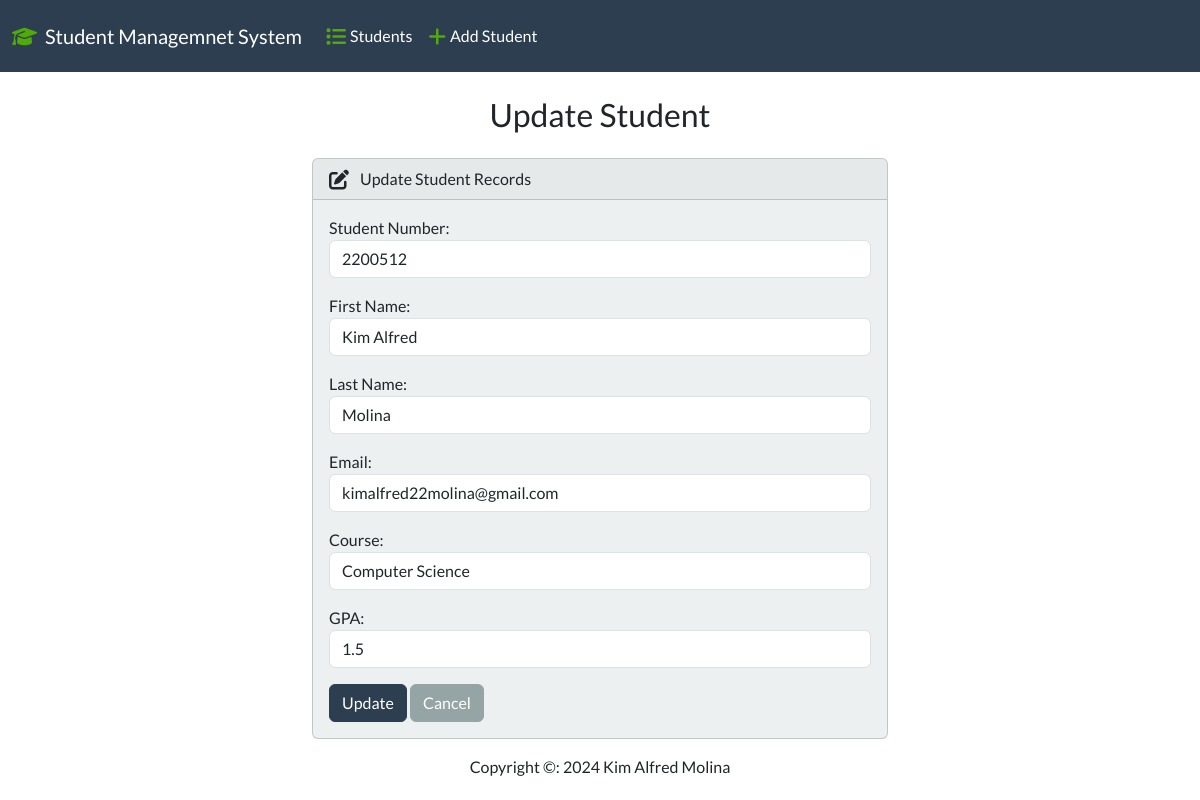
The app's page /edit/1/, older data.
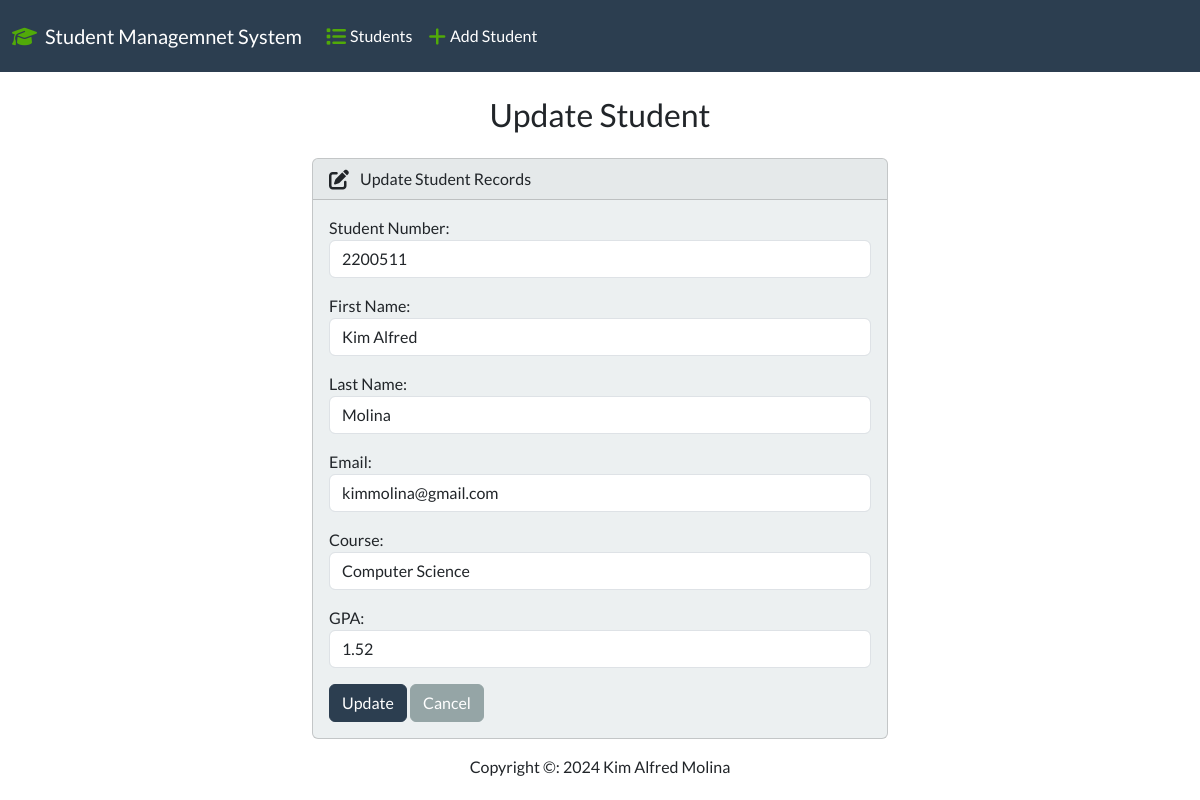
The same page, newer data.
### students/models.py (models this page shows, shortened)
class Student(models.Model):
    Student_number = models.PositiveBigIntegerField()
    first_name = models.CharField(max_length=50)
    last_name = models.CharField(max_length=50)
    email = models.EmailField(max_length=100)
    course = models.CharField(max_length=50)
    gpa = models.FloatField()

### students/views.py (the view)
# urls.py: path('edit/<int:id>/', views.edit, name='edit'),
def edit (request, id):
    if request.method == 'POST':
        student = Student.objects.get(pk=id)
        form = StudentForm(request.POST, instance=student)
        if form.is_valid():
            form.save()
            return render(request, 'students/edit.html', {
                'form': form,
                'success': True
            })
    else:
        student = Student.objects.get(pk=id)
        form = StudentForm(instance=student)
    return render(request, 'students/edit.html', {
        'form': form
    })

### students/forms.py
class StudentForm(forms.ModelForm):
    class Meta:
        model = Student
        fields = ['Student_number', 'first_name', 'last_name', 'email', 'course', 'gpa']  # Corrected 'field' to 'fields'
        labels = {
            'Student_number': 'Student Number',
            'first_name': 'First Name',
            'last_name': 'Last Name',
            'email': 'Email',
            'course': 'Course',
            'gpa': 'GPA',
        }
        widgets = {
            'Student_number': forms.NumberInput(attrs={'class': 'form-control'}),
            'first_name': forms.TextInput(attrs={'class': 'form-control'}),
            'last_name': forms.TextInput(attrs={'class': 'form-control'}),
            'email': forms.EmailInput(attrs={'class': 'form-control'}),
            'course': forms.TextInput(attrs={'class': 'form-control'}),
            'gpa': forms.NumberInput(attrs={'class': 'form-control'}),
        }

### students/templates/students/edit.html (shortened to what this page needs)
{% extends "students/base.html" %}
{% block body %}
    <h3 class="text-center m-4">Update Student</h3>
    {% if success %}
    <div class="alert alert-success" role="alert">
        The student updated successfully.
        <a href="{% url 'index' %}" class="alert-link"> Go to Home Page.</a>
    </div>
    {% else %}
    <div class="row justify-content-center">
        <div class="col-6">
            <div class="card bg-light mb-3">
                <div class="card-header">
                    <i class="fa-solid fa-pen-to-square fa-lg me-2" style="margin-right: 10px;"></i>
                    <span>Update Student Records</span>
                </div>
                <div class="card-body">
                  <form action="" method="POST">
                    {{ form.as_p }}
                    <button type="submit" class="btn btn-primary">Update</button>
                    <a href="{% url 'index' %}" class="btn btn-secondary">Cancel</a>
                  </form>
                </div>
              </div>
        </div>
    </div>
    {% endif %}
{% endblock %}

Row changes from the older to the newer data that the page shows:
changed Student "Kim Alfred": Student_number "2200512" → "2200511"; email "kimalfred22molina@gmail.com" → "kimmolina@gmail.com"; gpa "1.5" → "1.52"
